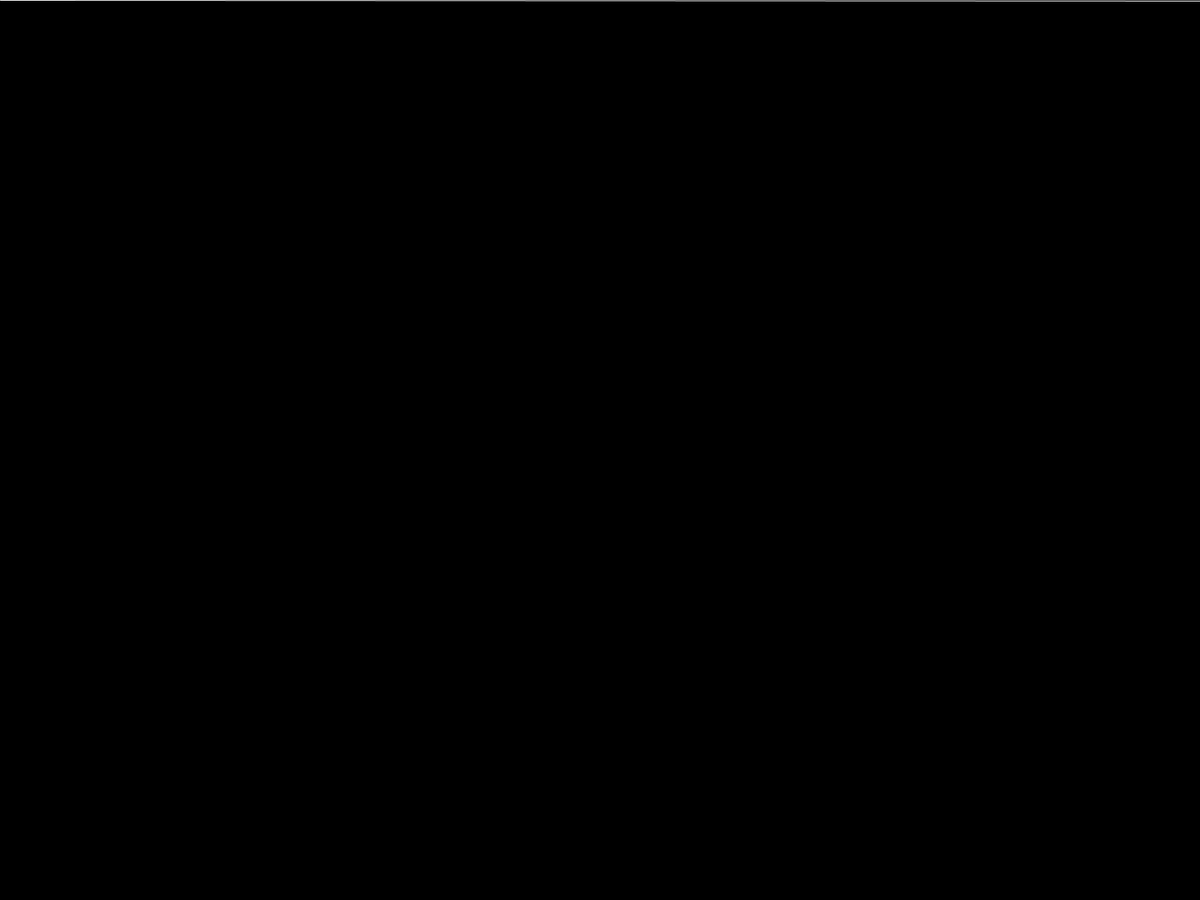
Frame 1 (no input)
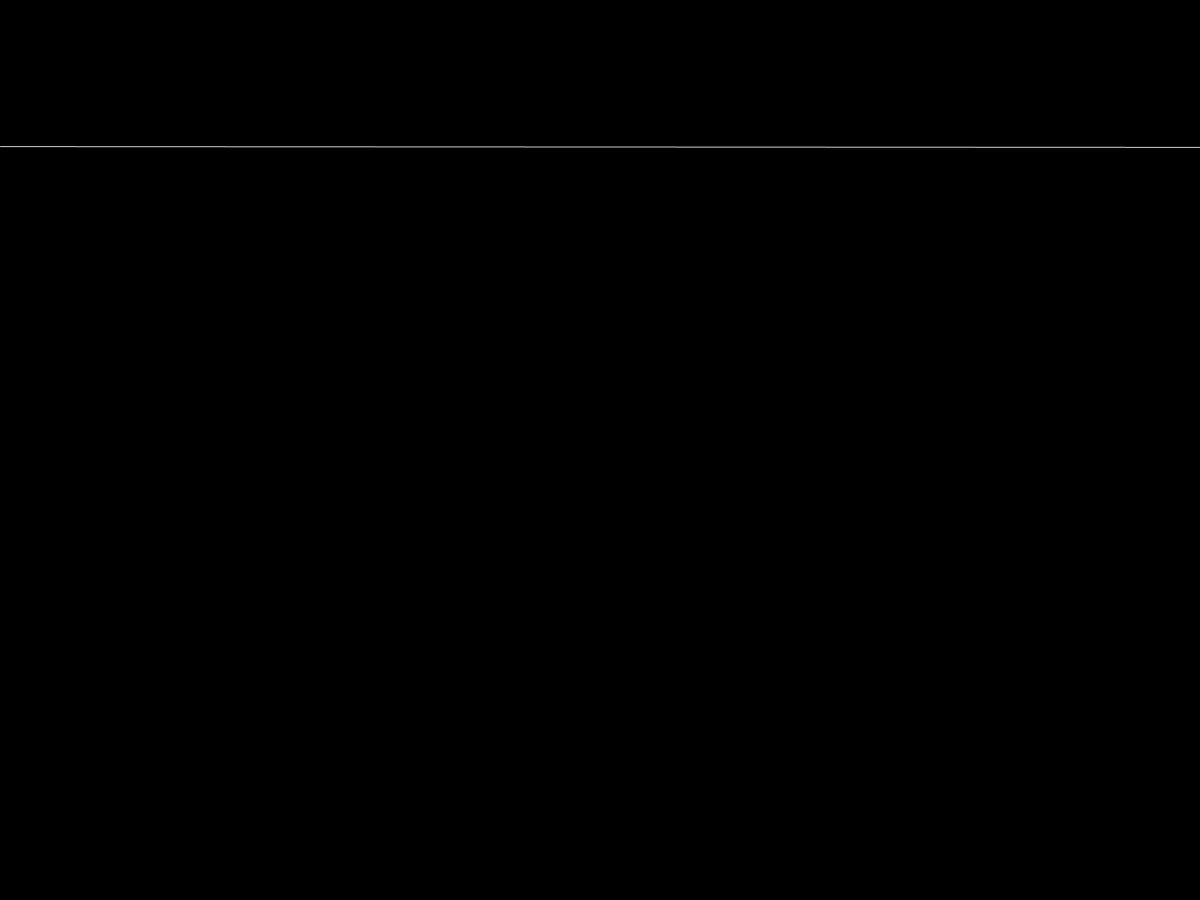
Frame 60 (the mouse pressed at the canvas centre just before this capture)
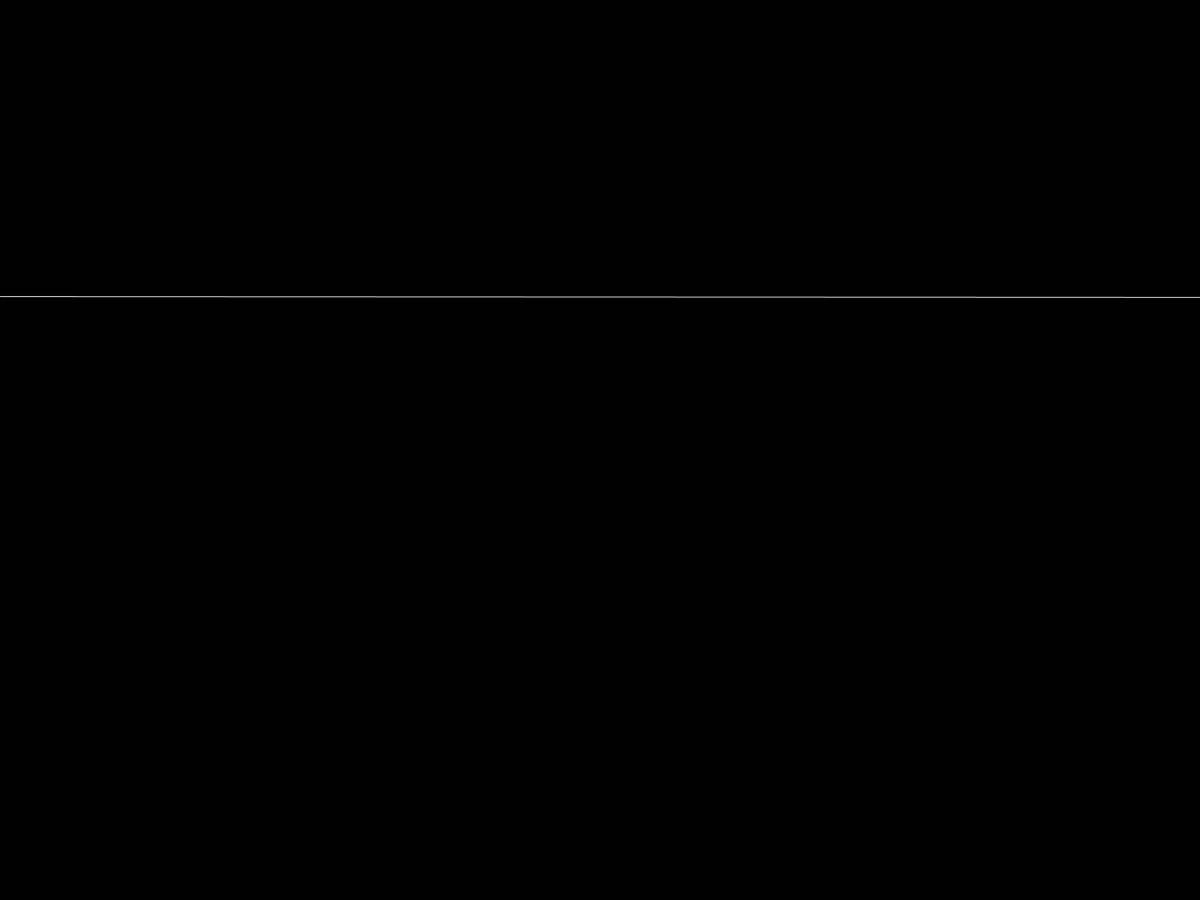
Frame 120 (the mouse held since frame 60 and released just before this capture)

The Processing sketch that drew these frames (run headless with seeded random() and noise(); from frame 60 on, the mouse is pressed at the canvas centre):

// Processing sketch: test_01_27_16
// ── test_01_27_16.pde
void setup() {
  //size(500, 500);
  //surface.setResizable(true);
  fullScreen();
  // framerate() tells processing how many times per second
  // it should execute draw()
  //frameRate(60);
//  background(0, 0, 0);
}
int y1 = 0;
int y2 = 1;
int diff = 5;
void draw() {
  // background(random(155)+100, random(155)+100, random(155)+100);
  // background() erases the screen with a color
  //background(0, 0, 0);
  //stroke(0, 0, random(255));
  //line(0, 0, random(width), random(height) );
  //stroke(0, random(255), 0);
  //line(width, 0, random(width), random(height) );
  //stroke(random(255), 0, 0);
  //line(width, height, random(width), random(height) );
  //stroke(random(255), random(255), random(255));
  //line(0, height, random(width), random(height) );
  //color ellipseColor = color(random(255), random(255), random(255));
  //color ellipseColor = color(int(random(2))*255, int(random(2))*255, int(random(2))*255);
  //stroke(ellipseColor);
  //strokeWeight(0);
  //fill(ellipseColor, 100);
  //ellipse(random(width), random(height), random(height/4)+height/30, random(height/4)+height/30);
  //line(   random(width),random(height),   random(width),random(height)   );
    background(0);
  stroke(255);
  line(0, y1, width, y2);
  if(y1 >= height || y2 >= height) {
    y1 = 0;
    y2 = 0;
  }
  if(y1 % 2 == 1 && y2 % 2 == 1){
    y1+= diff;
  } if(y1 % 2 != 1 && y2 % 2 != 1){
    y1+= diff;
  }else{
    y2+= diff;
  }
}
